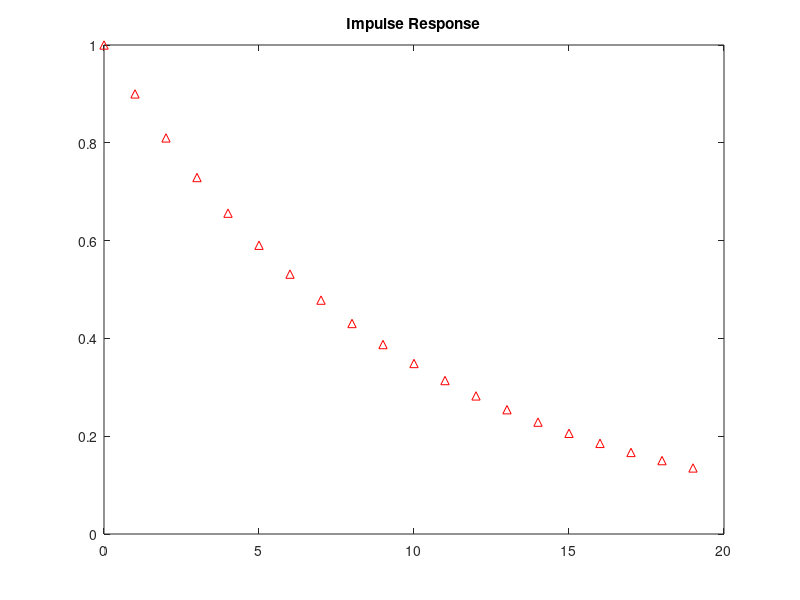
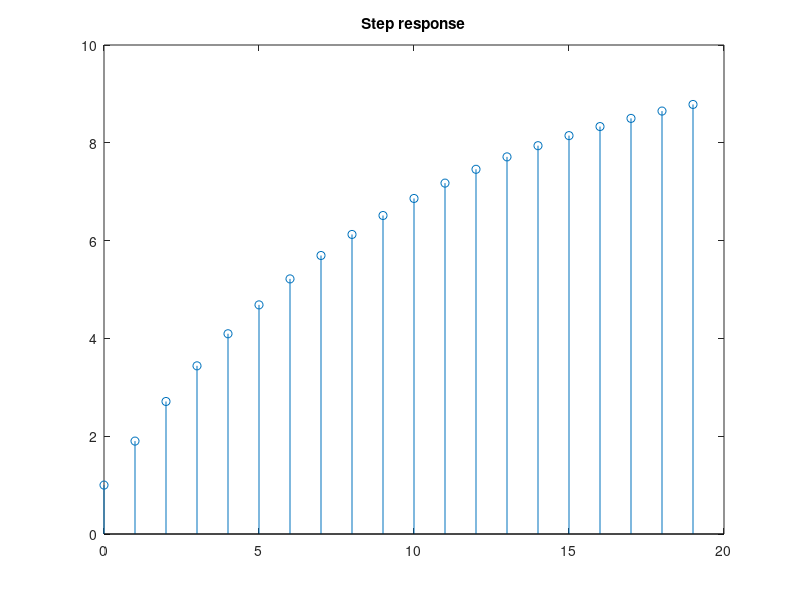

These charts were generated, in order, by the following MATLAB code:
clc; clear all;
b1 = [1];
a1 = [1 -.9];
figure,impz(b1,a1,20)
title('Impulse Response')

step_n = [ones(1,20)];
 x0 = [0:19];
y = filter(b1,a1,step_n);
figure,stem(x0,y)
title('Step response')
